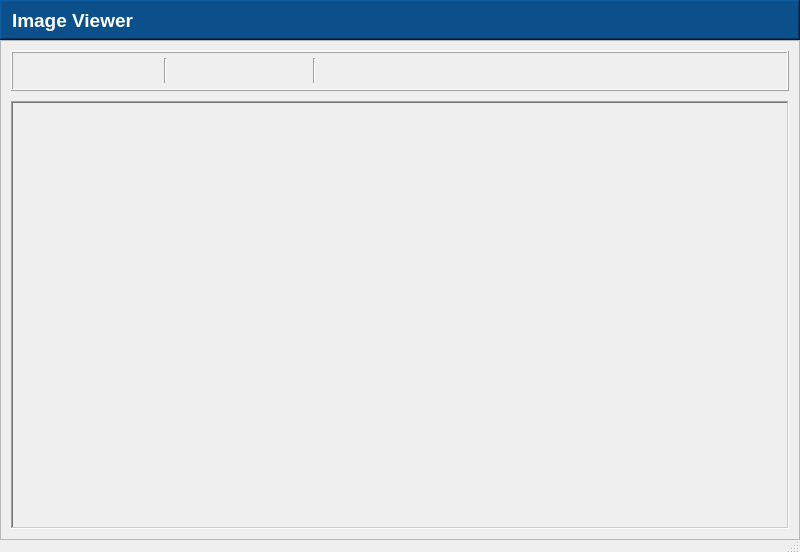
<?xml version="1.0" encoding="UTF-8"?>
<ui version="4.0">
 <class>MainWindow</class>
 <widget class="QMainWindow" name="MainWindow">
  <property name="geometry">
   <rect>
    <x>0</x>
    <y>0</y>
    <width>800</width>
    <height>552</height>
   </rect>
  </property>
  <property name="cursor">
   <cursorShape>OpenHandCursor</cursorShape>
  </property>
  <property name="windowTitle">
   <string>Example_UI</string>
  </property>
  <property name="windowIcon">
   <iconset>
    <normaloff>Icons/app_logo.ico</normaloff>Icons/app_logo.ico</iconset>
  </property>
  <widget class="QWidget" name="centralwidget">
   <property name="styleSheet">
    <string notr="true">QPushButton{
	border: none;
}

QGroupBox{
	font-weight: bold;
}

</string>
   </property>
   <layout class="QVBoxLayout" name="verticalLayout_4">
    <property name="spacing">
     <number>0</number>
    </property>
    <property name="leftMargin">
     <number>0</number>
    </property>
    <property name="topMargin">
     <number>0</number>
    </property>
    <property name="rightMargin">
     <number>0</number>
    </property>
    <property name="bottomMargin">
     <number>0</number>
    </property>
    <item>
     <widget class="QFrame" name="header">
      <property name="minimumSize">
       <size>
        <width>0</width>
        <height>40</height>
       </size>
      </property>
      <property name="maximumSize">
       <size>
        <width>16777215</width>
        <height>40</height>
       </size>
      </property>
      <property name="cursor">
       <cursorShape>OpenHandCursor</cursorShape>
      </property>
      <property name="styleSheet">
       <string notr="true">QFrame{
	background: #0C508B;
}</string>
      </property>
      <property name="frameShape">
       <enum>QFrame::WinPanel</enum>
      </property>
      <property name="frameShadow">
       <enum>QFrame::Raised</enum>
      </property>
      <layout class="QHBoxLayout" name="horizontalLayout">
       <property name="spacing">
        <number>10</number>
       </property>
       <property name="leftMargin">
        <number>10</number>
       </property>
       <property name="topMargin">
        <number>5</number>
       </property>
       <property name="rightMargin">
        <number>10</number>
       </property>
       <property name="bottomMargin">
        <number>5</number>
       </property>
       <item>
        <widget class="QLabel" name="title">
         <property name="font">
          <font>
           <pointsize>14</pointsize>
           <weight>75</weight>
           <bold>true</bold>
          </font>
         </property>
         <property name="styleSheet">
          <string notr="true">QLabel{
	color: white;
	font-size: 14pt;
	font-weight: bold;
}</string>
         </property>
         <property name="text">
          <string>Image Viewer</string>
         </property>
        </widget>
       </item>
       <item>
        <spacer name="horizontalSpacer">
         <property name="orientation">
          <enum>Qt::Horizontal</enum>
         </property>
         <property name="sizeHint" stdset="0">
          <size>
           <width>40</width>
           <height>20</height>
          </size>
         </property>
        </spacer>
       </item>
       <item>
        <widget class="QPushButton" name="close_header_pushButton">
         <property name="minimumSize">
          <size>
           <width>0</width>
           <height>0</height>
          </size>
         </property>
         <property name="maximumSize">
          <size>
           <width>16777215</width>
           <height>16777215</height>
          </size>
         </property>
         <property name="cursor">
          <cursorShape>PointingHandCursor</cursorShape>
         </property>
         <property name="toolTip">
          <string>&lt;html&gt;&lt;head/&gt;&lt;body&gt;&lt;p&gt;Close&lt;/p&gt;&lt;/body&gt;&lt;/html&gt;</string>
         </property>
         <property name="styleSheet">
          <string notr="true">QPushButton{
	padding: 5px;
}

QPushButton:hover{
	background: #F70000;
 }</string>
         </property>
         <property name="text">
          <string/>
         </property>
         <property name="icon">
          <iconset>
           <normaloff>Icons/close.png</normaloff>Icons/close.png</iconset>
         </property>
         <property name="iconSize">
          <size>
           <width>15</width>
           <height>15</height>
          </size>
         </property>
        </widget>
       </item>
      </layout>
     </widget>
    </item>
    <item>
     <widget class="QFrame" name="main">
      <property name="minimumSize">
       <size>
        <width>800</width>
        <height>500</height>
       </size>
      </property>
      <property name="maximumSize">
       <size>
        <width>16777215</width>
        <height>16777215</height>
       </size>
      </property>
      <property name="cursor">
       <cursorShape>ArrowCursor</cursorShape>
      </property>
      <property name="frameShape">
       <enum>QFrame::StyledPanel</enum>
      </property>
      <property name="frameShadow">
       <enum>QFrame::Raised</enum>
      </property>
      <layout class="QVBoxLayout" name="verticalLayout_3">
       <property name="spacing">
        <number>10</number>
       </property>
       <property name="leftMargin">
        <number>10</number>
       </property>
       <property name="topMargin">
        <number>10</number>
       </property>
       <property name="rightMargin">
        <number>10</number>
       </property>
       <property name="bottomMargin">
        <number>10</number>
       </property>
       <item>
        <widget class="QFrame" name="frame">
         <property name="minimumSize">
          <size>
           <width>0</width>
           <height>40</height>
          </size>
         </property>
         <property name="maximumSize">
          <size>
           <width>16777215</width>
           <height>40</height>
          </size>
         </property>
         <property name="styleSheet">
          <string notr="true">QPushButton{
	padding: 5px;
}

QPushButton:hover{
	background: #a3a3a3;
}

QPushButton:pressed {
	background: rgb(0, 0, 0);
}</string>
         </property>
         <property name="frameShape">
          <enum>QFrame::Box</enum>
         </property>
         <property name="frameShadow">
          <enum>QFrame::Raised</enum>
         </property>
         <layout class="QHBoxLayout" name="horizontalLayout_2">
          <property name="spacing">
           <number>5</number>
          </property>
          <property name="leftMargin">
           <number>10</number>
          </property>
          <property name="topMargin">
           <number>0</number>
          </property>
          <property name="rightMargin">
           <number>10</number>
          </property>
          <property name="bottomMargin">
           <number>0</number>
          </property>
          <item>
           <widget class="QPushButton" name="load_image_toolbar_pushButton">
            <property name="minimumSize">
             <size>
              <width>0</width>
              <height>0</height>
             </size>
            </property>
            <property name="maximumSize">
             <size>
              <width>16777215</width>
              <height>16777215</height>
             </size>
            </property>
            <property name="cursor">
             <cursorShape>PointingHandCursor</cursorShape>
            </property>
            <property name="toolTip">
             <string>&lt;html&gt;&lt;head/&gt;&lt;body&gt;&lt;p&gt;Load Image&lt;/p&gt;&lt;/body&gt;&lt;/html&gt;</string>
            </property>
            <property name="styleSheet">
             <string notr="true"/>
            </property>
            <property name="text">
             <string/>
            </property>
            <property name="icon">
             <iconset>
              <normaloff>Icons/directory_2.png</normaloff>Icons/directory_2.png</iconset>
            </property>
            <property name="iconSize">
             <size>
              <width>21</width>
              <height>21</height>
             </size>
            </property>
           </widget>
          </item>
          <item>
           <widget class="QPushButton" name="clear_image_toolbar_pushButton">
            <property name="minimumSize">
             <size>
              <width>0</width>
              <height>0</height>
             </size>
            </property>
            <property name="maximumSize">
             <size>
              <width>16777215</width>
              <height>16777215</height>
             </size>
            </property>
            <property name="cursor">
             <cursorShape>PointingHandCursor</cursorShape>
            </property>
            <property name="toolTip">
             <string>&lt;html&gt;&lt;head/&gt;&lt;body&gt;&lt;p&gt;Load Image&lt;/p&gt;&lt;/body&gt;&lt;/html&gt;</string>
            </property>
            <property name="styleSheet">
             <string notr="true"/>
            </property>
            <property name="text">
             <string/>
            </property>
            <property name="icon">
             <iconset>
              <normaloff>Icons/clear.png</normaloff>Icons/clear.png</iconset>
            </property>
            <property name="iconSize">
             <size>
              <width>21</width>
              <height>21</height>
             </size>
            </property>
           </widget>
          </item>
          <item>
           <widget class="QPushButton" name="save_image_toolbar_pushButton">
            <property name="minimumSize">
             <size>
              <width>0</width>
              <height>0</height>
             </size>
            </property>
            <property name="maximumSize">
             <size>
              <width>16777215</width>
              <height>16777215</height>
             </size>
            </property>
            <property name="cursor">
             <cursorShape>PointingHandCursor</cursorShape>
            </property>
            <property name="toolTip">
             <string/>
            </property>
            <property name="styleSheet">
             <string notr="true">Save Image</string>
            </property>
            <property name="text">
             <string/>
            </property>
            <property name="icon">
             <iconset>
              <normaloff>Icons/save.png</normaloff>Icons/save.png</iconset>
            </property>
            <property name="iconSize">
             <size>
              <width>21</width>
              <height>21</height>
             </size>
            </property>
           </widget>
          </item>
          <item>
           <widget class="Line" name="line">
            <property name="minimumSize">
             <size>
              <width>0</width>
              <height>25</height>
             </size>
            </property>
            <property name="maximumSize">
             <size>
              <width>16777215</width>
              <height>25</height>
             </size>
            </property>
            <property name="orientation">
             <enum>Qt::Vertical</enum>
            </property>
           </widget>
          </item>
          <item>
           <widget class="QPushButton" name="zoomin_toolbar_pushButton">
            <property name="minimumSize">
             <size>
              <width>0</width>
              <height>0</height>
             </size>
            </property>
            <property name="maximumSize">
             <size>
              <width>16777215</width>
              <height>16777215</height>
             </size>
            </property>
            <property name="cursor">
             <cursorShape>PointingHandCursor</cursorShape>
            </property>
            <property name="toolTip">
             <string/>
            </property>
            <property name="styleSheet">
             <string notr="true">Zoom In</string>
            </property>
            <property name="text">
             <string/>
            </property>
            <property name="icon">
             <iconset>
              <normaloff>Icons/zoom-in.png</normaloff>Icons/zoom-in.png</iconset>
            </property>
            <property name="iconSize">
             <size>
              <width>21</width>
              <height>21</height>
             </size>
            </property>
           </widget>
          </item>
          <item>
           <widget class="QPushButton" name="zoomout_toolbar_pushButton">
            <property name="minimumSize">
             <size>
              <width>0</width>
              <height>0</height>
             </size>
            </property>
            <property name="maximumSize">
             <size>
              <width>16777215</width>
              <height>16777215</height>
             </size>
            </property>
            <property name="cursor">
             <cursorShape>PointingHandCursor</cursorShape>
            </property>
            <property name="toolTip">
             <string/>
            </property>
            <property name="styleSheet">
             <string notr="true">Zoom Out</string>
            </property>
            <property name="text">
             <string/>
            </property>
            <property name="icon">
             <iconset>
              <normaloff>Icons/zoom-out.png</normaloff>Icons/zoom-out.png</iconset>
            </property>
            <property name="iconSize">
             <size>
              <width>21</width>
              <height>21</height>
             </size>
            </property>
           </widget>
          </item>
          <item>
           <widget class="QPushButton" name="fitinview_toolbar_pushButton">
            <property name="minimumSize">
             <size>
              <width>0</width>
              <height>0</height>
             </size>
            </property>
            <property name="maximumSize">
             <size>
              <width>16777215</width>
              <height>16777215</height>
             </size>
            </property>
            <property name="cursor">
             <cursorShape>PointingHandCursor</cursorShape>
            </property>
            <property name="toolTip">
             <string/>
            </property>
            <property name="styleSheet">
             <string notr="true">Zoom to Fit</string>
            </property>
            <property name="text">
             <string/>
            </property>
            <property name="icon">
             <iconset>
              <normaloff>Icons/zoom-strech.png</normaloff>Icons/zoom-strech.png</iconset>
            </property>
            <property name="iconSize">
             <size>
              <width>21</width>
              <height>21</height>
             </size>
            </property>
           </widget>
          </item>
          <item>
           <widget class="Line" name="line_2">
            <property name="minimumSize">
             <size>
              <width>0</width>
              <height>25</height>
             </size>
            </property>
            <property name="maximumSize">
             <size>
              <width>16777215</width>
              <height>25</height>
             </size>
            </property>
            <property name="orientation">
             <enum>Qt::Vertical</enum>
            </property>
           </widget>
          </item>
          <item>
           <widget class="QPushButton" name="crosshair_toolbar_pushButton">
            <property name="minimumSize">
             <size>
              <width>0</width>
              <height>0</height>
             </size>
            </property>
            <property name="maximumSize">
             <size>
              <width>16777215</width>
              <height>16777215</height>
             </size>
            </property>
            <property name="cursor">
             <cursorShape>PointingHandCursor</cursorShape>
            </property>
            <property name="toolTip">
             <string/>
            </property>
            <property name="styleSheet">
             <string notr="true">Show Crosshair</string>
            </property>
            <property name="text">
             <string/>
            </property>
            <property name="icon">
             <iconset>
              <normaloff>Icons/crosshair.png</normaloff>Icons/crosshair.png</iconset>
            </property>
            <property name="iconSize">
             <size>
              <width>21</width>
              <height>21</height>
             </size>
            </property>
           </widget>
          </item>
          <item>
           <widget class="QPushButton" name="gridline_toolbar_pushButton">
            <property name="minimumSize">
             <size>
              <width>0</width>
              <height>0</height>
             </size>
            </property>
            <property name="maximumSize">
             <size>
              <width>16777215</width>
              <height>16777215</height>
             </size>
            </property>
            <property name="cursor">
             <cursorShape>PointingHandCursor</cursorShape>
            </property>
            <property name="toolTip">
             <string/>
            </property>
            <property name="styleSheet">
             <string notr="true">Show Grid</string>
            </property>
            <property name="text">
             <string/>
            </property>
            <property name="icon">
             <iconset>
              <normaloff>Icons/grid.png</normaloff>Icons/grid.png</iconset>
            </property>
            <property name="iconSize">
             <size>
              <width>21</width>
              <height>21</height>
             </size>
            </property>
           </widget>
          </item>
          <item>
           <spacer name="horizontalSpacer_2">
            <property name="orientation">
             <enum>Qt::Horizontal</enum>
            </property>
            <property name="sizeHint" stdset="0">
             <size>
              <width>40</width>
              <height>20</height>
             </size>
            </property>
           </spacer>
          </item>
         </layout>
        </widget>
       </item>
       <item>
        <widget class="QFrame" name="photoviewer_frame">
         <property name="frameShape">
          <enum>QFrame::WinPanel</enum>
         </property>
         <property name="frameShadow">
          <enum>QFrame::Sunken</enum>
         </property>
         <layout class="QHBoxLayout" name="horizontalLayout_4">
          <property name="spacing">
           <number>0</number>
          </property>
          <property name="leftMargin">
           <number>5</number>
          </property>
          <property name="topMargin">
           <number>5</number>
          </property>
          <property name="rightMargin">
           <number>5</number>
          </property>
          <property name="bottomMargin">
           <number>5</number>
          </property>
          <item>
           <layout class="QHBoxLayout" name="horizontalLayout_3"/>
          </item>
         </layout>
        </widget>
       </item>
      </layout>
     </widget>
    </item>
   </layout>
  </widget>
  <widget class="QStatusBar" name="statusBar">
   <property name="maximumSize">
    <size>
     <width>16777215</width>
     <height>12</height>
    </size>
   </property>
  </widget>
 </widget>
 <resources/>
 <connections/>
</ui>
